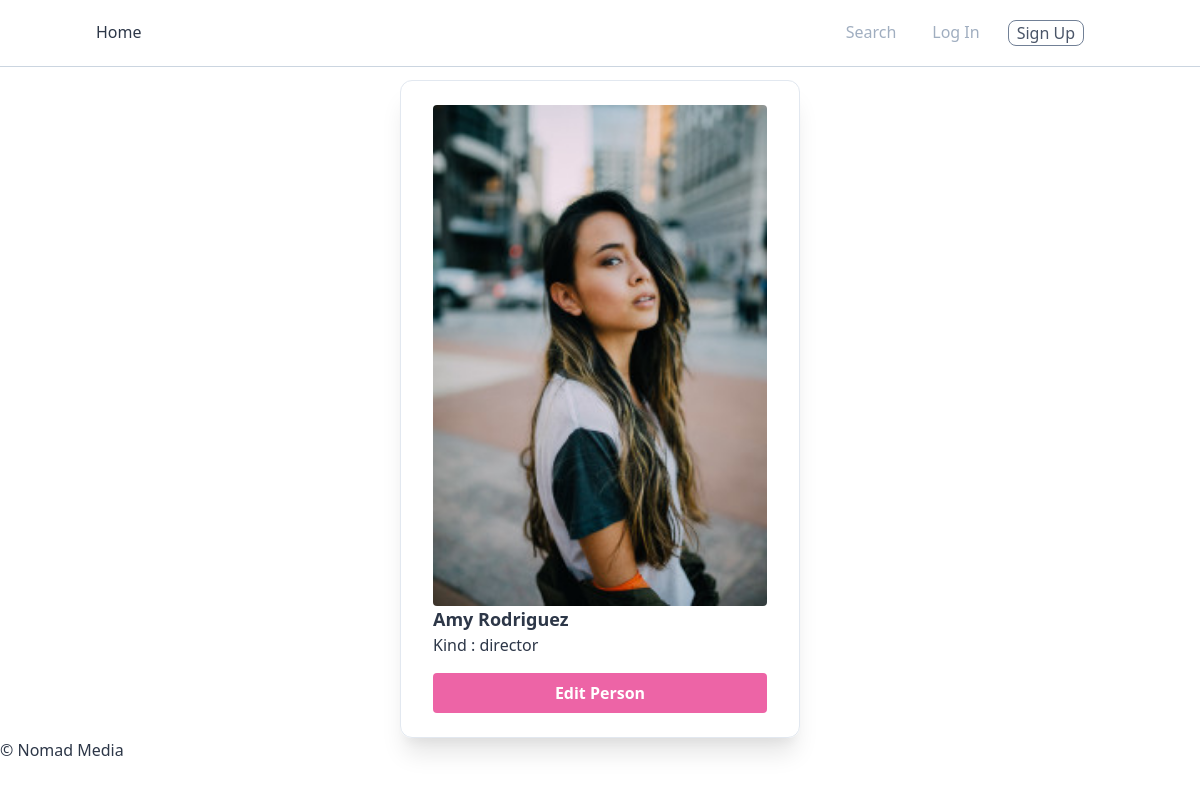
/people/100, run on the app's committed database.
### people/models.py (models this page shows, shortened)
class Person(CoreModel):
  KIND_ACTOR = "actor"
  KIND_DIRECTOR = "director"
  KIND_WRITER = "writer"
  KIND_CHOICES = (
    (KIND_ACTOR, "Actor"),
    (KIND_DIRECTOR, "Director"),
    (KIND_WRITER, "Writer")
  )
  name = models.CharField(max_length=120)
  photo = models.ImageField(null=True, blank=True)
  kind = models.CharField(max_length=15, choices=KIND_CHOICES)
  class Meta:
    verbose_name_plural = "People"
    ordering = ["created_at"]

### people/views.py (the view)
# urls.py: path("<int:pk>", PersonDetail.as_view(), name="person"),
class PersonDetail(DetailView):
  model = Person
  template_name = "people/person_detail.html"
  context_object_name = 'person'

### templates/people/person_detail.html (shortened to what this page needs)
{% extends "base.html" %}
{% block content %}
  <div class="flex justify-center">
    <div class="container-md mx-auto w-1/3 flex flex-col border rounded-xl shadow-xl px-8 py-6 mt-4">
      <img src="{{person.photo.url}}" class="w-full rounded" alt="">
      <span class="text-lg font-bold">{{person.name}}</span>
      <span>Kind : {{person.kind}}</span>
      <div class="bg-pink-500 hover:bg-pink-700 text-white font-bold rounded w-full mt-4 py-2 px-4 flex justify-center ">
        <a class="mx-auto " href="{% url 'people:update' person.pk %}">Edit Person</a>
      </div>
    </div>
  </div>
{% endblock content %}

### data on the page
Person: photo (picture), name "Amy Rodriguez", kind "director"
